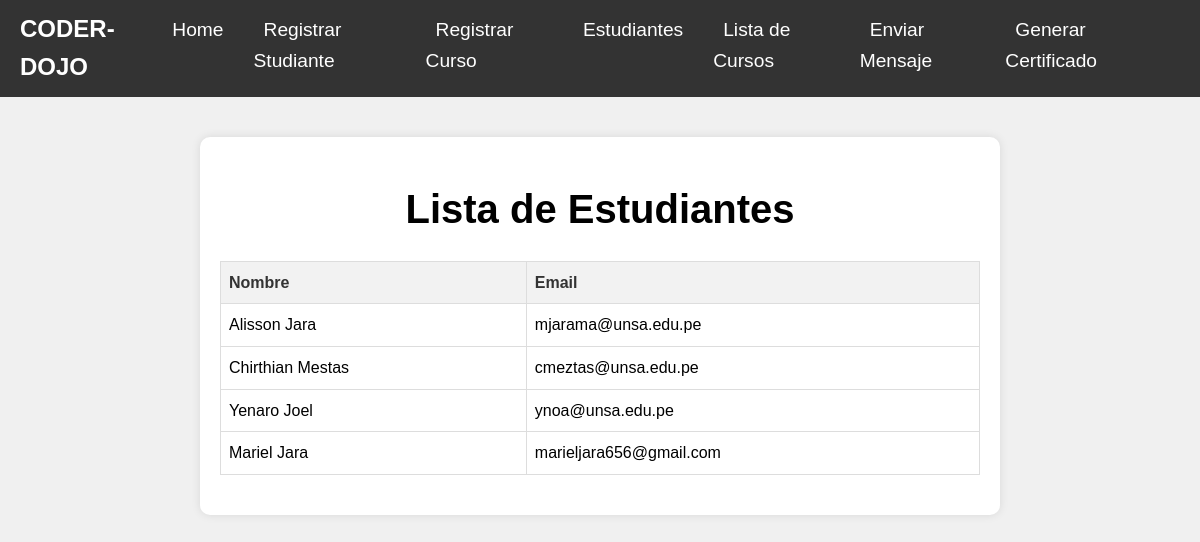
/list_students/, run on an earlier commit of the app's database.
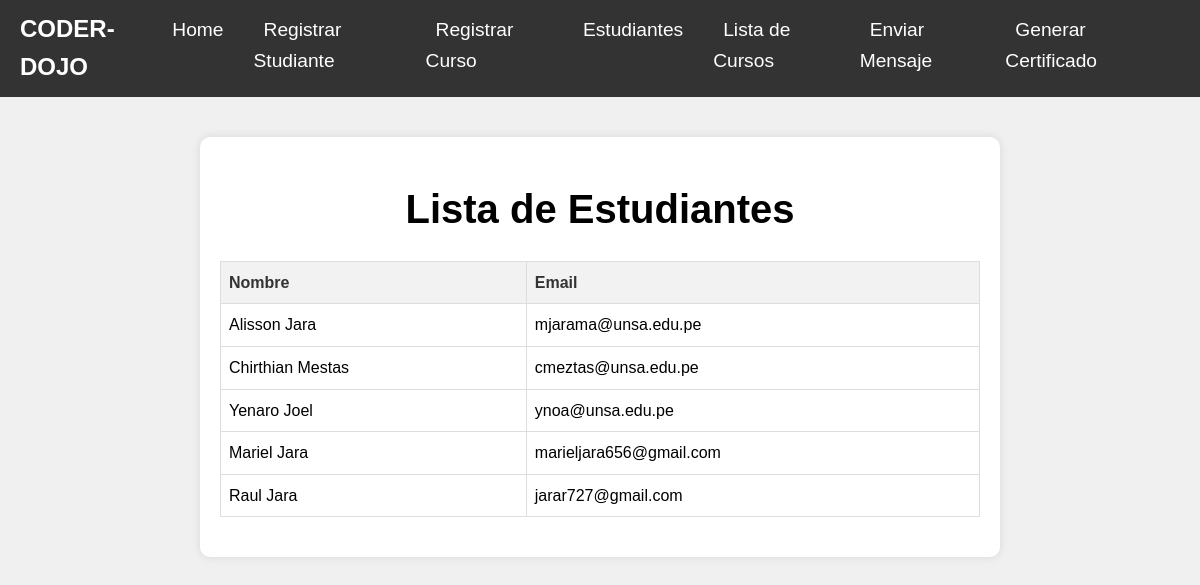
And on a later commit of the database.
### systemM/models.py (models this page shows, shortened)
class Student(models.Model):
  name = models.CharField(max_length=100)
  email = models.EmailField(unique=True)

### systemM/views.py (the view)
# urls.py: path('list_students/', views.list_students, name='list_students'),
def list_students(request):
    students = Student.objects.all()
    context = {'students': students}
    return render(request, 'list_students.html', context)

### systemM/templates/list_students.html
{% extends 'nav.html' %}
{% block content %}
<main>
  <h1>Lista de Estudiantes</h1>
  <table>
    <tr>
      <th>Nombre</th>
      <th>Email</th>
    </tr>
    {% for student in students %}
    <tr>
      <td>{{ student.name }}</td>
      <td>{{ student.email }}</td>
    </tr>
    {% endfor %}
  </table>
</main>
{% endblock %}

What changed in the data, as far as the page shows it:
added Student: name "Raul Jara", email "jarar727@gmail.com"
